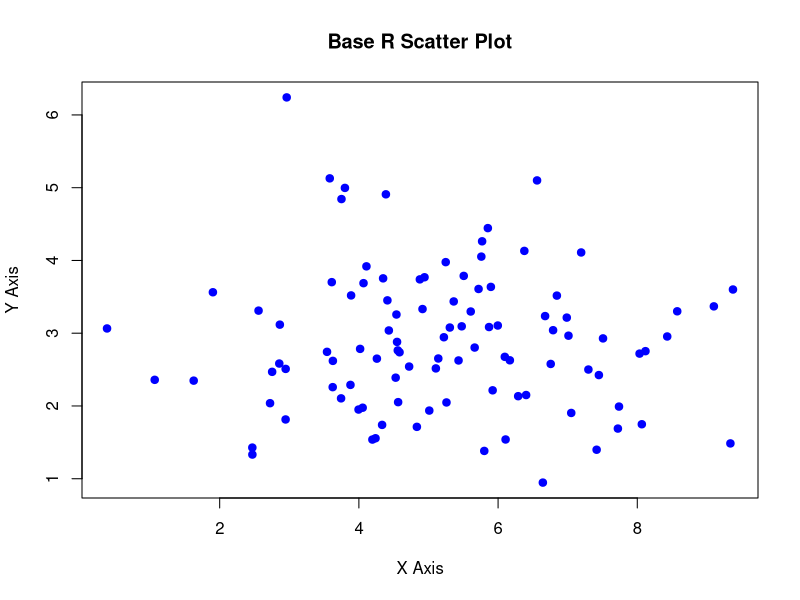
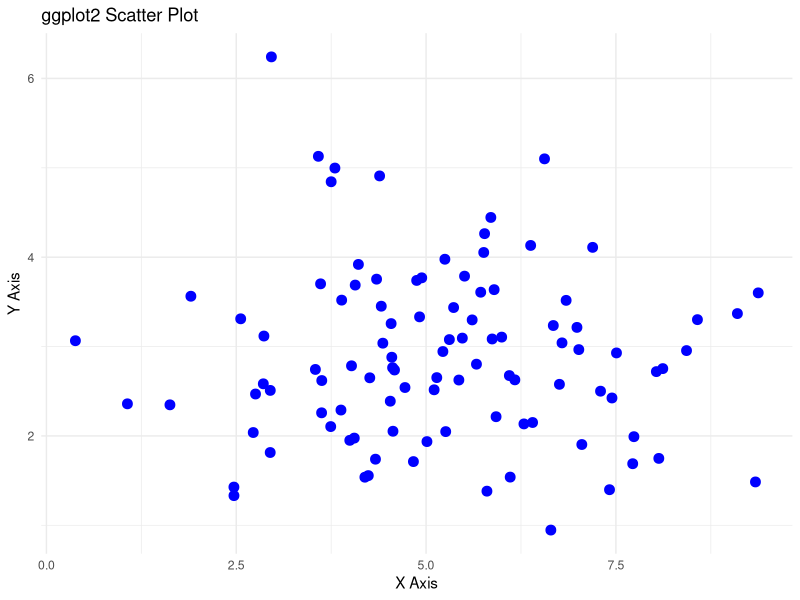
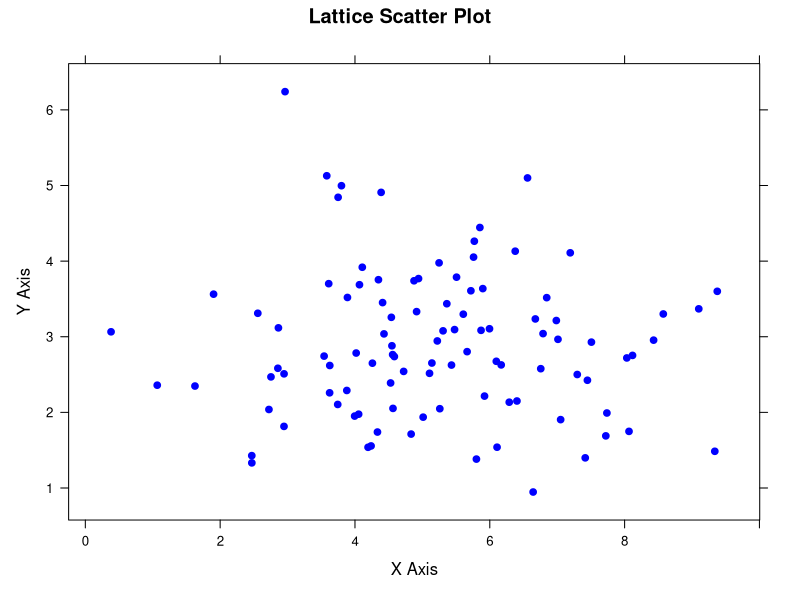

Source code (R) for these figures, in order:
# 필요한 패키지 설치 및 로드
if (!require("ggplot2")) install.packages("ggplot2", dependencies = TRUE)
if (!require("lattice")) install.packages("lattice", dependencies = TRUE)
library(ggplot2)
library(lattice)

# 데이터 생성
set.seed(123)  # For reproducibility
data <- data.frame(
  x = rnorm(100, mean = 5, sd = 2),
  y = rnorm(100, mean = 3, sd = 1)
)

# Base R 그래픽을 사용한 산점도
cat("--- Base R Scatter Plot ---\n")
plot(data$x, data$y, 
     main = "Base R Scatter Plot", 
     xlab = "X Axis", 
     ylab = "Y Axis", 
     pch = 19,          # Point character (solid circle)
     col = "blue")      # Point color
abline(h = 0, col = "red", lty = 2)  # Horizontal line at y = 0
abline(v = 0, col = "green", lty = 2)  # Vertical line at x = 0

# ggplot2 패키지를 사용한 산점도
cat("\n--- ggplot2 Scatter Plot ---\n")
ggplot(data, aes(x = x, y = y)) +
  geom_point(color = "blue", size = 3) +
  labs(title = "ggplot2 Scatter Plot", x = "X Axis", y = "Y Axis") +
  theme_minimal()

# lattice 패키지를 사용한 산점도
cat("\n--- Lattice Scatter Plot ---\n")
xyplot(y ~ x, data = data,
       main = "Lattice Scatter Plot",
       xlab = "X Axis",
       ylab = "Y Axis",
       pch = 19,          # Point character (solid circle)
       col = "blue")

